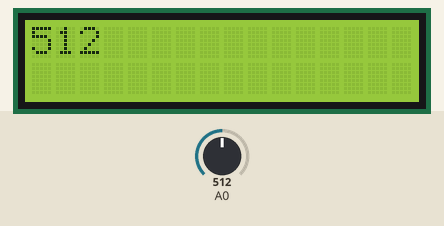
Bench run of a sketch on a simulated Arduino Uno, built with avr-gcc and run on an emulated ATmega328P. Parts: 16×2 character LCD. The inputs (shaded band) are chosen by the test bench; at power-on: A0 = 512. What the sketch prints to the serial monitor is not drawn.

Above: at 1.2 s.
1.3 s: A0 set to 716
At 1.9 s:
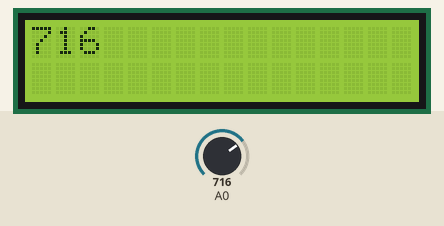
4.3 s: A0 set to 900
At 5.0 s:
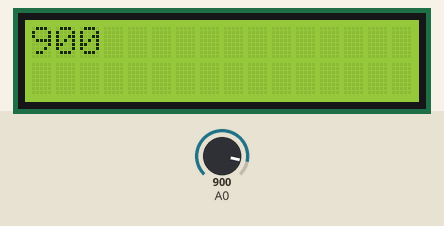
6.1 s: A0 set to 1023
At 6.5 s:
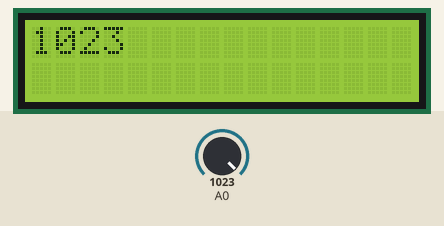
Timing chart, 0 to 9.1 s (numbered marks = the images above; inputs shaded):
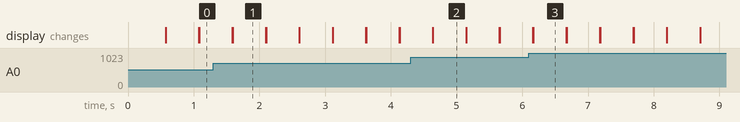

The sketch:

pembacaan_ldr.ino
```cpp
#include <Wire.h>
#include <LiquidCrystal_I2C.h>

LiquidCrystal_I2C lcd(0x27,16,2);

void setup() {
  lcd.init();
  lcd.setBacklight(HIGH);

  Serial.begin(9200);//mengaktifkan fungsi serial
}
void loop() {
  //membaca nilai LDR pada pin analog 0
  int sensorValue = analogRead(A0);
  //mencetak nilai yang terbaca pada serial monitor
  lcd.println(sensorValue);
  Serial.println(sensorValue);
  delay(500);   //delay untuk memperlambat pembacaan
  lcd.clear();
}
```

Measured:
- after the input at 1.3 s, the display: first differs from a run without the input after 0.29 s (image 1)
- after the input at 4.3 s, the display: first differs from a run without the input after 0.34 s (image 2)
- after the input at 6.1 s, the display: first differs from a run without the input after 0.07 s (image 3)
- what the display in image 1 shows lasts 0.5 s, from 1.6 s to 2.1 s
